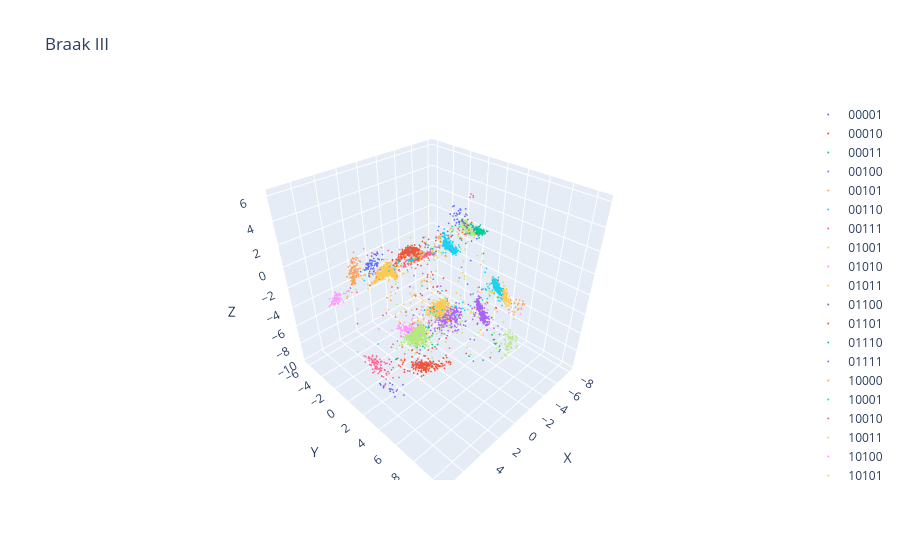

Notebook code for this chart:
### Code cell
scatter(z_pred, title=braak, colors=classes, s=1, rescale=False)
